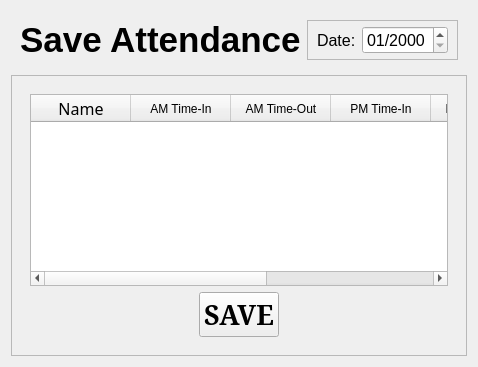
                <widget class="QWidget" name="saving_page">
                 <layout class="QVBoxLayout" name="verticalLayout_23">
                  <item>
                   <widget class="QWidget" name="widget_10" native="true">
                    <property name="maximumSize">
                     <size>
                      <width>16777215</width>
                      <height>100</height>
                     </size>
                    </property>
                    <layout class="QHBoxLayout" name="horizontalLayout_19">
                     <item>
                      <widget class="QLabel" name="label_11">
                       <property name="font">
                        <font>
                         <pointsize>26</pointsize>
                         <weight>75</weight>
                         <bold>true</bold>
                        </font>
                       </property>
                       <property name="text">
                        <string>Save Attendance</string>
                       </property>
                      </widget>
                     </item>
                     <item>
                      <widget class="QFrame" name="frame_14">
                       <property name="minimumSize">
                        <size>
                         <width>0</width>
                         <height>0</height>
                        </size>
                       </property>
                       <property name="frameShape">
                        <enum>QFrame::StyledPanel</enum>
                       </property>
                       <property name="frameShadow">
                        <enum>QFrame::Raised</enum>
                       </property>
                       <layout class="QHBoxLayout" name="horizontalLayout_20">
                        <property name="topMargin">
                         <number>0</number>
                        </property>
                        <property name="bottomMargin">
                         <number>0</number>
                        </property>
                        <item alignment="Qt::AlignRight">
                         <widget class="QLabel" name="label_13">
                          <property name="font">
                           <font>
                            <pointsize>12</pointsize>
                           </font>
                          </property>
                          <property name="text">
                           <string>Date:</string>
                          </property>
                         </widget>
                        </item>
                        <item alignment="Qt::AlignLeft">
                         <widget class="QDateEdit" name="paDate">
                          <property name="font">
                           <font>
                            <pointsize>12</pointsize>
                            <weight>50</weight>
                            <bold>false</bold>
                           </font>
                          </property>
                          <property name="cursor">
                           <cursorShape>PointingHandCursor</cursorShape>
                          </property>
                          <property name="displayFormat">
                           <string>MM/yyyy</string>
                          </property>
                         </widget>
                        </item>
                       </layout>
                      </widget>
                     </item>
                    </layout>
                   </widget>
                  </item>
                  <item>
                   <widget class="QFrame" name="frame_17">
                    <property name="frameShape">
                     <enum>QFrame::StyledPanel</enum>
                    </property>
                    <property name="frameShadow">
                     <enum>QFrame::Raised</enum>
                    </property>
                    <layout class="QHBoxLayout" name="horizontalLayout_13">
                     <item>
                      <widget class="QWidget" name="widget_12" native="true">
                       <layout class="QVBoxLayout" name="verticalLayout_25">
                        <item>
                         <widget class="QTableWidget" name="attendanceTable2">
                          <property name="enabled">
                           <bool>true</bool>
                          </property>
                          <property name="maximumSize">
                           <size>
                            <width>883</width>
                            <height>16777215</height>
                           </size>
                          </property>
                          <property name="editTriggers">
                           <set>QAbstractItemView::NoEditTriggers</set>
                          </property>
                          <property name="tabKeyNavigation">
                           <bool>false</bool>
                          </property>
                          <property name="showDropIndicator" stdset="0">
                           <bool>false</bool>
                          </property>
                          <property name="dragDropOverwriteMode">
                           <bool>false</bool>
                          </property>
                          <column>
                           <property name="text">
                            <string>Name</string>
                           </property>
                           <property name="font">
                            <font>
                             <family>Castellar</family>
                             <pointsize>12</pointsize>
                            </font>
                           </property>
                          </column>
                          <column>
                           <property name="text">
                            <string>AM Time-In</string>
                           </property>
                          </column>
                          <column>
                           <property name="text">
                            <string>AM Time-Out</string>
                           </property>
                          </column>
                          <column>
                           <property name="text">
                            <string>PM Time-In</string>
                           </property>
                          </column>
                          <column>
                           <property name="text">
                            <string>PM Time-Out</string>
                           </property>
                          </column>
                          <column>
                           <property name="text">
                            <string>OT Time-In</string>
                           </property>
                          </column>
                          <column>
                           <property name="text">
                            <string>OT Time-Out</string>
                           </property>
                          </column>
                         </widget>
                        </item>
                        <item alignment="Qt::AlignHCenter">
                         <widget class="QPushButton" name="saveBtn">
                          <property name="font">
                           <font>
                            <family>MS Serif</family>
                            <pointsize>20</pointsize>
                            <weight>75</weight>
                            <bold>true</bold>
                           </font>
                          </property>
                          <property name="cursor">
                           <cursorShape>PointingHandCursor</cursorShape>
                          </property>
                          <property name="text">
                           <string>SAVE</string>
                          </property>
                         </widget>
                        </item>
                       </layout>
                      </widget>
                     </item>
                    </layout>
                   </widget>
                  </item>
                 </layout>
                </widget>
